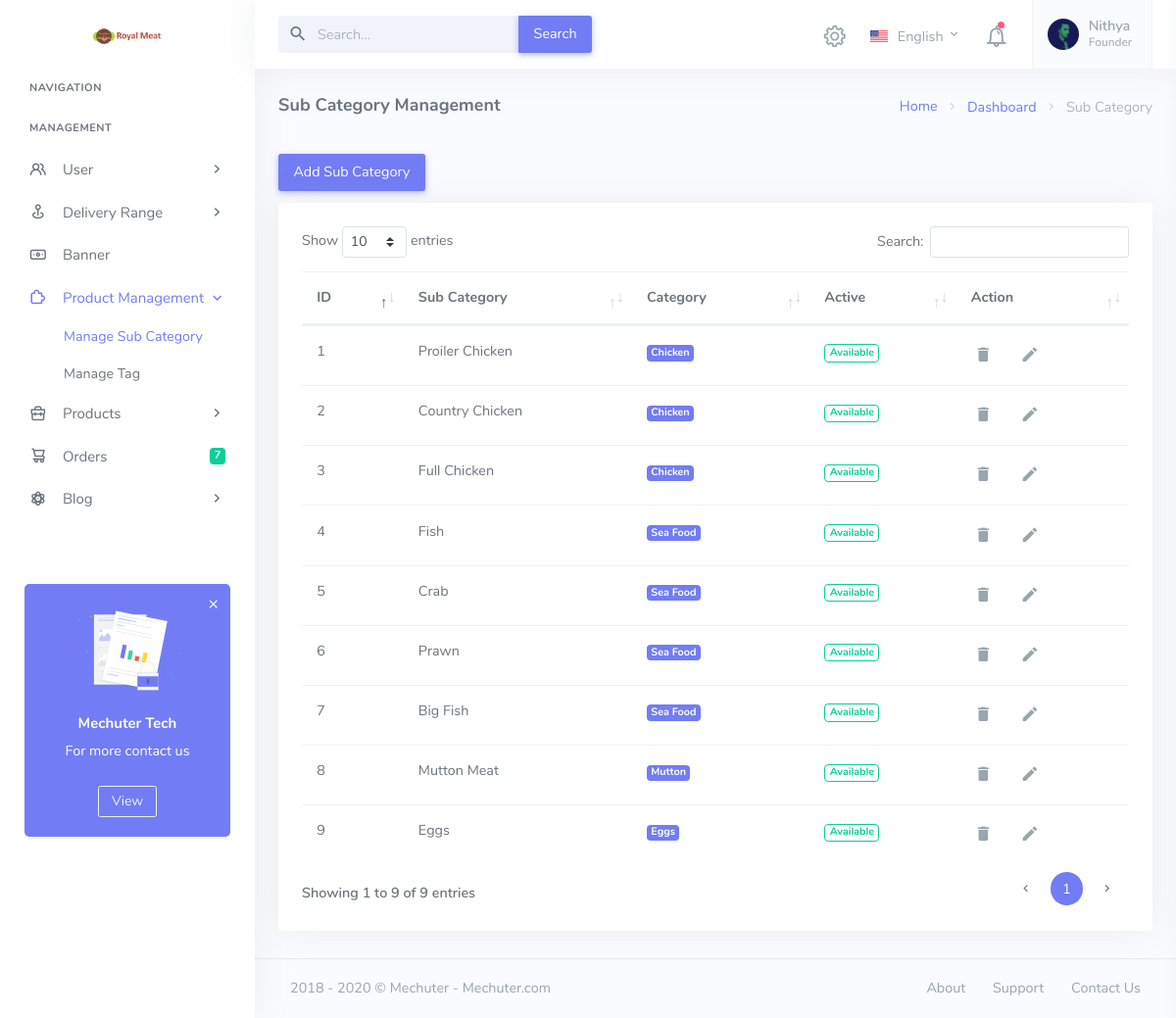
The page /Site/API/admin/subcategory.php (signed in) on the database its author committed.
### tables this page shows
CREATE TABLE IF NOT EXISTS `subcategory` (
  `sub_id` int(11) NOT NULL AUTO_INCREMENT,
  `cat` varchar(2000) NOT NULL,
  `sub_name` varchar(2000) NOT NULL,
  `sub_detail` varchar(2000) NOT NULL,
  `sub_active` int(11) NOT NULL DEFAULT 1,
  `sub_created_on` datetime NOT NULL DEFAULT current_timestamp() ON UPDATE current_timestamp(),
  PRIMARY KEY (`sub_id`)
);

### Site/API/admin/subcategory.php (the view, shortened to what this page needs)
<?php
	include('includes/config.php');
	if(strlen($_SESSION['login'])==0)
	{
		header('location:index.php');
	}
	else{
	?>
	<!DOCTYPE html>
	<html lang="en">
		<head>
			<?php include 'includes/head.php';?>
			<link href="assets/css/vendor/dataTables.bootstrap4.css" rel="stylesheet" type="text/css" />
			<link href="assets/css/vendor/responsive.bootstrap4.css" rel="stylesheet" type="text/css" />
		</head>
		<body class="loading" data-layout-config='{"leftSideBarTheme":"light","layoutBoxed":false, "leftSidebarCondensed":false, "leftSidebarScrollable":false,"darkMode":false, "showRightSidebarOnStart": false}'>
			<div class="wrapper">
				<?php include 'includes/left-navigation.php';?>
				<div class="content-page">
					<div class="content">
						<?php include 'includes/top-menu.php';?>
						<div class="container-fluid">
							<div class="row">
								<div class="col-12">
									<div class="page-title-box">
										<div class="page-title-right">
											<ol class="breadcrumb m-0">
												<li class="breadcrumb-item"><a href="javascript: void(0);">Home</a></li>
												<li class="breadcrumb-item"><a href="javascript: void(0);">Dashboard</a></li>
												<li class="breadcrumb-item active">Sub Category</li>
											</ol>
										</div>
										<h4 class="page-title">Sub Category Management</h4>
									</div>
								</div>
							</div>
							<div class="row">
								<button type="button" class="btn btn-primary m-2" data-toggle="modal" data-target="#signup-modal">Add Sub Category</button>
								<div class="col-lg-12">
									<div class="card">
										<div class="card-body">
											<table id="basic-datatable" class="table dt-responsive nowrap w-100">
												<thead>
													<tr>
														<th>ID</th>
														<th>Sub Category</th>
														<th>Category</th>
														<th>Active</th>
														<th>Action</th>
													</tr>
												</thead>
												<tbody>
													<?php
														$query = mysqli_query($con, "Select * FROM subcategory");
														$rowcount = mysqli_num_rows($query);
														if ($rowcount == 0) {
														?>
														<tr>
															<td colspan="7" align="center">
																<h3 style="color:black">No record found</h3>
															</td>
															<tr>
																<?php
																	} else {
																	while ($row = mysqli_fetch_array($query)) {
																	?>
																	<tr>
																		<td><?php echo htmlentities($row['sub_id']); ?></td>
																		<td><?php echo htmlentities($row['sub_name']); ?></td>
																		<td><span class="badge badge-primary"><?php echo htmlentities($row['cat']); ?></span></td>
																		<td>
																			<?php if($row['sub_active']){ ?>
																				<a href="<?php echo htmlentities($_SERVER['PHP_SELF']); ?>?scid=<?php echo htmlentities($row['sub_id']); ?>&&action=dact" onclick="return confirm('Are you sure you want to deactivate?');"  ><span class="badge badge-outline-success">Available</span></a>
																				<?php }else{ ?>
																				<a href="<?php echo htmlentities($_SERVER['PHP_SELF']); ?>?scid=<?php echo htmlentities($row['sub_id']); ?>&&action=act" onclick="return confirm('Are you sure you want to activate?');"  ><span class="badge badge-outline-danger">Unavailable</span></a>
																			<?php } ?>
																		</td>
																		<td>
																			<a href="<?php echo htmlentities($_SERVER['PHP_SELF']); ?>?scid=<?php echo htmlentities($row['sub_id']); ?>&&action=del" onclick="return confirm('Are you sure you want to delete?');" class="action-icon" ><i class="mdi mdi-delete"></i></a> &nbsp;&nbsp;&nbsp;&nbsp;
																			<a href="edit-subcategory.php?scid=<?php echo htmlentities($row['sub_id']); ?>" class="action-icon"><i class="mdi mdi-pencil"></i></a>
																		</td>
																	</tr>
																<?php } } ?>
														</tbody>
													</table>
												</div>
											</div>
										</div>
									</div>
								</div>
								<?php include 'includes/footer.php';?>
							</div>
						</div>
					</body>
				</html>
			<?php } ?>

### rows shown on the page
subcategory: sub_id "1", sub_name "Proiler Chicken", cat "Chicken"
subcategory: sub_id "2", sub_name "Country Chicken", cat "Chicken"
subcategory: sub_id "3", sub_name "Full Chicken", cat "Chicken"
subcategory: sub_id "4", sub_name "Fish", cat "Sea Food"
subcategory: sub_id "5", sub_name "Crab", cat "Sea Food"
subcategory: sub_id "6", sub_name "Prawn", cat "Sea Food"
subcategory: sub_id "7", sub_name "Big Fish", cat "Sea Food"
subcategory: sub_id "8", sub_name "Mutton Meat", cat "Mutton"
subcategory: sub_id "9", sub_name "Eggs", cat "Eggs"

### other values the page prints
$countorder "7"
$name "Nithya"
